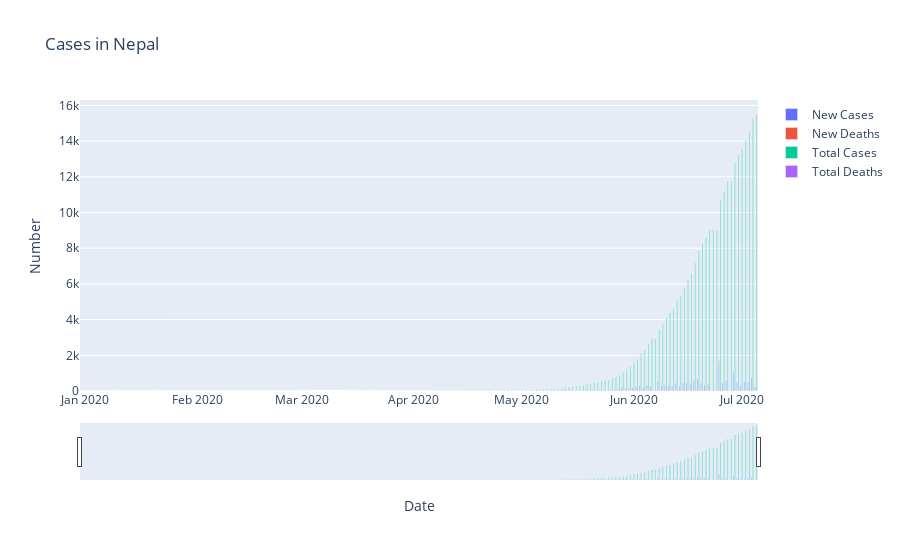

Source (notebook cell):
### Code cell
fig4 = go.Figure(data=[
    go.Bar(name='New Cases', x=Nepal['date'], y=Nepal['new_cases']),
    go.Bar(name='New Deaths', x=Nepal['date'], y=Nepal['new_deaths']),
    go.Bar(name='Total Cases', x=Nepal['date'], y=Nepal['total_cases']),
    go.Bar(name='Total Deaths', x=Nepal['date'], y=Nepal['total_deaths'])

])
fig4.update_xaxes(rangeslider_visible=True)

fig4.update_layout(title='Cases in Nepal',
                   xaxis_title='Date',
                   yaxis_title='Number')

# Change the bar mode
fig4.update_layout(barmode='group')
fig4.show()

### Figure 1 — Plotly figure (JSON) as saved in the notebook; plotly's stock layout.template omitted (floating-point values rounded to 4 significant figures; data arrays with more than 128 entries replaced by an {"elided": "..."} marker saying what was removed)
{"data": [{"name": "New Cases", "type": "bar", "x": {"elided": "188 str values"}, "y": {"elided": "188 int values"}}, {"name": "New Deaths", "type": "bar", "x": {"elided": "188 str values"}, "y": {"elided": "188 int values"}}, {"name": "Total Cases", "type": "bar", "x": {"elided": "188 str values"}, "y": {"elided": "188 int values"}}, {"name": "Total Deaths", "type": "bar", "x": {"elided": "188 str values"}, "y": {"elided": "188 int values"}}], "layout": {"barmode": "group", "title": {"text": "Cases in Nepal"}, "xaxis": {"rangeslider": {"visible": true}, "title": {"text": "Date"}}, "yaxis": {"title": {"text": "Number"}}}}
